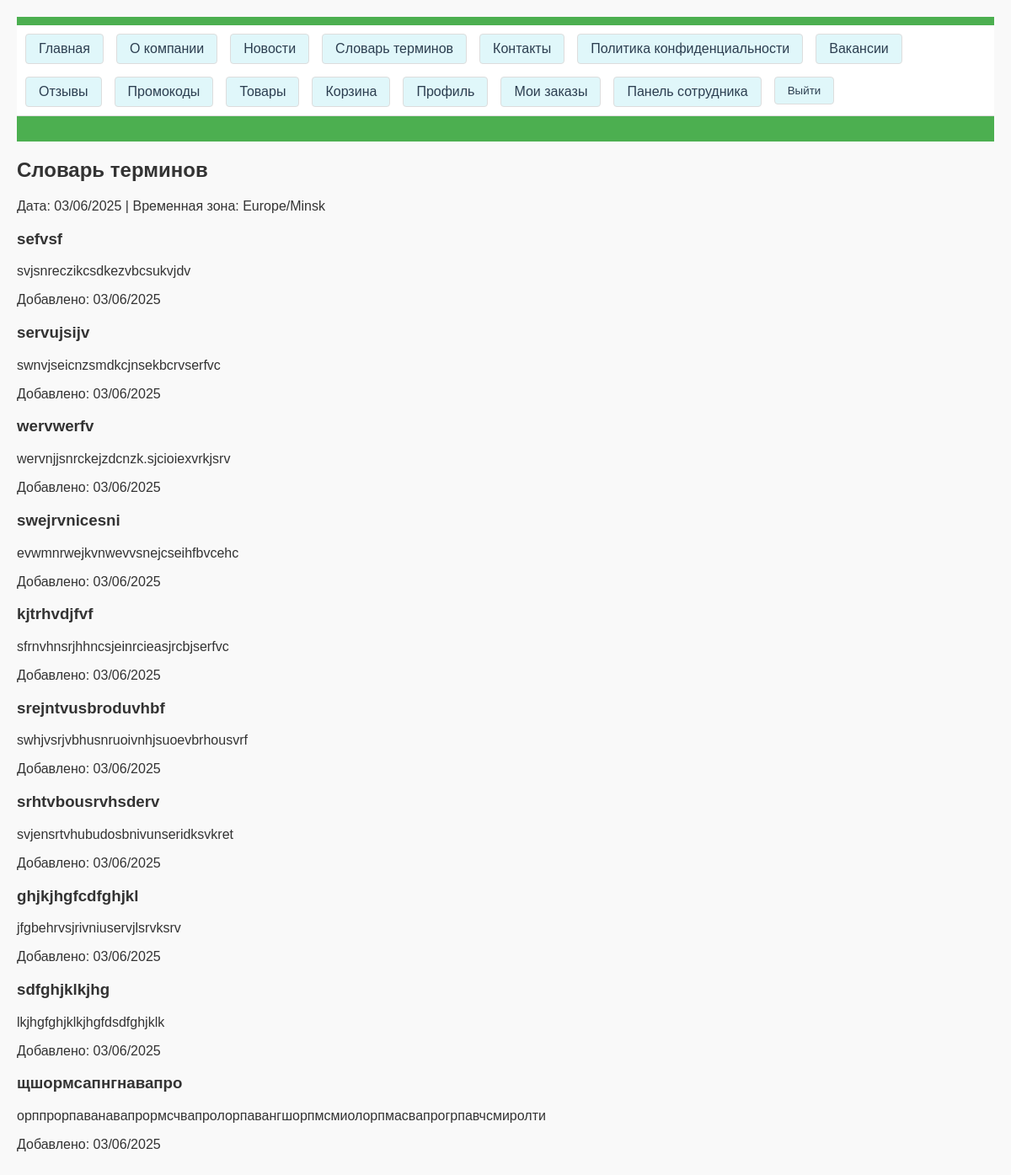
The app's page /faq/ (signed in) with its own data.
### delivery_app/models.py (models this page shows, shortened)
class FAQ(models.Model):
    question = models.CharField(max_length=200)
    answer = models.TextField()
    added_date = models.DateTimeField(auto_now_add=True)

### delivery_app/views.py (the view)
# urls.py: path('faq/', views.faq, name='faq'),
def faq(request):
    faqs = FAQ.objects.order_by('-added_date')
    context = {
        'faqs': faqs,
        'current_date': timezone.now().strftime('%d/%m/%Y'),
        'timezone': 'Europe/Minsk',
    }
    return render(request, 'delivery_app/faq.html', context)

### delivery_app/templates/delivery_app/faq.html (shortened to what this page needs)
{% extends "delivery_app/base.html" %}
{% block content %}
<h2>Словарь терминов</h2>
<p>Дата: {{ current_date }} | Временная зона: {{ timezone }}</p>
{% for faq in faqs %}
    <h3>{{ faq.question }}</h3>
    <p>{{ faq.answer }}</p>
    <p>Добавлено: {{ faq.added_date|date:'d/m/Y' }}</p>
{% empty %}
    <p>Вопросов пока нет.</p>
{% endfor %}
{% endblock %}

### delivery_app/static/delivery_app/css/style.css (style rules this page uses)
body { font-family: Arial, sans-serif; margin: 0; padding: 20px; background-color: #f9f9f9; color: #333 !important; background-image: none !important; }

### records on screen
FAQ: question "sefvsf", answer "svjsnreczikcsdkezvbcsukvjdv", added_date "03/06/2025"
FAQ: question "servujsijv", answer "swnvjseicnzsmdkcjnsekbcrvserfvc", added_date "03/06/2025"
FAQ: question "wervwerfv", answer "wervnjjsnrckejzdcnzk.sjcioiexvrkjsrv", added_date "03/06/2025"
FAQ: question "swejrvnicesni", answer "evwmnrwejkvnwevvsnejcseihfbvcehc", added_date "03/06/2025"
FAQ: question "kjtrhvdjfvf", answer "sfrnvhnsrjhhncsjeinrcieasjrcbjserfvc", added_date "03/06/2025"
FAQ: question "srejntvusbroduvhbf", answer "swhjvsrjvbhusnruoivnhjsuoevbrhousvrf", added_date "03/06/2025"
FAQ: question "srhtvbousrvhsderv", answer "svjensrtvhubudosbnivunseridksvkret", added_date "03/06/2025"
FAQ: question "ghjkjhgfcdfghjkl", answer "jfgbehrvsjrivniuservjlsrvksrv", added_date "03/06/2025"
FAQ: question "sdfghjklkjhg", answer "lkjhgfghjklkjhgfdsdfghjklk", added_date "03/06/2025"
FAQ: question "щшормсапнгнавапро", answer "орппрорпаванавапрормсчвапролорпавангшорпмсмиолорпмасвапрогрпавчсмиролти", added_date "03/06/2025"

### other values on screen
{{ timezone }} "Europe/Minsk"
